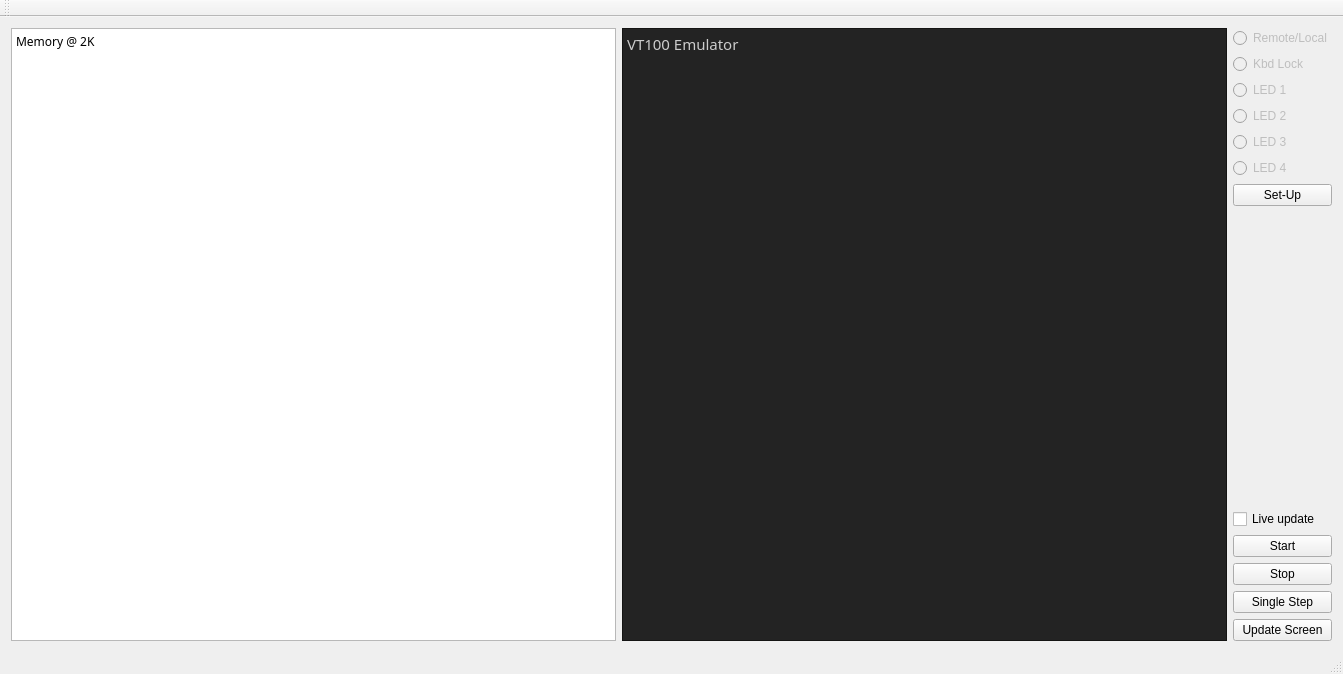
<?xml version="1.0" encoding="UTF-8"?>
<ui version="4.0">
 <class>MainWindow</class>
 <widget class="QMainWindow" name="MainWindow">
  <property name="geometry">
   <rect>
    <x>0</x>
    <y>0</y>
    <width>1343</width>
    <height>674</height>
   </rect>
  </property>
  <property name="windowTitle">
   <string>MainWindow</string>
  </property>
  <widget class="QWidget" name="centralWidget">
   <layout class="QHBoxLayout" name="horizontalLayout">
    <item>
     <widget class="QTextBrowser" name="memory">
      <property name="font">
       <font>
        <family>Droid Sans Mono</family>
       </font>
      </property>
      <property name="html">
       <string>&lt;!DOCTYPE HTML PUBLIC &quot;-//W3C//DTD HTML 4.0//EN&quot; &quot;http://www.w3.org/TR/REC-html40/strict.dtd&quot;&gt;
&lt;html&gt;&lt;head&gt;&lt;meta name=&quot;qrichtext&quot; content=&quot;1&quot; /&gt;&lt;style type=&quot;text/css&quot;&gt;
p, li { white-space: pre-wrap; }
&lt;/style&gt;&lt;/head&gt;&lt;body style=&quot; font-family:'Droid Sans Mono'; font-size:9pt; font-weight:400; font-style:normal;&quot;&gt;
&lt;p style=&quot; margin-top:0px; margin-bottom:0px; margin-left:0px; margin-right:0px; -qt-block-indent:0; text-indent:0px;&quot;&gt;Memory @ 2K&lt;/p&gt;&lt;/body&gt;&lt;/html&gt;</string>
      </property>
     </widget>
    </item>
    <item>
     <widget class="QTextBrowser" name="screen">
      <property name="palette">
       <palette>
        <active>
         <colorrole role="WindowText">
          <brush brushstyle="SolidPattern">
           <color alpha="255">
            <red>214</red>
            <green>214</green>
            <blue>214</blue>
           </color>
          </brush>
         </colorrole>
         <colorrole role="Text">
          <brush brushstyle="SolidPattern">
           <color alpha="255">
            <red>204</red>
            <green>204</green>
            <blue>204</blue>
           </color>
          </brush>
         </colorrole>
         <colorrole role="Base">
          <brush brushstyle="SolidPattern">
           <color alpha="255">
            <red>35</red>
            <green>35</green>
            <blue>35</blue>
           </color>
          </brush>
         </colorrole>
         <colorrole role="Window">
          <brush brushstyle="SolidPattern">
           <color alpha="255">
            <red>26</red>
            <green>26</green>
            <blue>25</blue>
           </color>
          </brush>
         </colorrole>
        </active>
        <inactive>
         <colorrole role="WindowText">
          <brush brushstyle="SolidPattern">
           <color alpha="255">
            <red>214</red>
            <green>214</green>
            <blue>214</blue>
           </color>
          </brush>
         </colorrole>
         <colorrole role="Text">
          <brush brushstyle="SolidPattern">
           <color alpha="255">
            <red>204</red>
            <green>204</green>
            <blue>204</blue>
           </color>
          </brush>
         </colorrole>
         <colorrole role="Base">
          <brush brushstyle="SolidPattern">
           <color alpha="255">
            <red>35</red>
            <green>35</green>
            <blue>35</blue>
           </color>
          </brush>
         </colorrole>
         <colorrole role="Window">
          <brush brushstyle="SolidPattern">
           <color alpha="255">
            <red>26</red>
            <green>26</green>
            <blue>25</blue>
           </color>
          </brush>
         </colorrole>
        </inactive>
        <disabled>
         <colorrole role="WindowText">
          <brush brushstyle="SolidPattern">
           <color alpha="255">
            <red>159</red>
            <green>158</green>
            <blue>158</blue>
           </color>
          </brush>
         </colorrole>
         <colorrole role="Text">
          <brush brushstyle="SolidPattern">
           <color alpha="255">
            <red>159</red>
            <green>158</green>
            <blue>158</blue>
           </color>
          </brush>
         </colorrole>
         <colorrole role="Base">
          <brush brushstyle="SolidPattern">
           <color alpha="255">
            <red>26</red>
            <green>26</green>
            <blue>25</blue>
           </color>
          </brush>
         </colorrole>
         <colorrole role="Window">
          <brush brushstyle="SolidPattern">
           <color alpha="255">
            <red>26</red>
            <green>26</green>
            <blue>25</blue>
           </color>
          </brush>
         </colorrole>
        </disabled>
       </palette>
      </property>
      <property name="font">
       <font>
        <family>Droid Sans Mono</family>
        <pointsize>8</pointsize>
       </font>
      </property>
      <property name="html">
       <string>&lt;!DOCTYPE HTML PUBLIC &quot;-//W3C//DTD HTML 4.0//EN&quot; &quot;http://www.w3.org/TR/REC-html40/strict.dtd&quot;&gt;
&lt;html&gt;&lt;head&gt;&lt;meta name=&quot;qrichtext&quot; content=&quot;1&quot; /&gt;&lt;style type=&quot;text/css&quot;&gt;
p, li { white-space: pre-wrap; }
&lt;/style&gt;&lt;/head&gt;&lt;body style=&quot; font-family:'Droid Sans Mono'; font-size:8pt; font-weight:400; font-style:normal;&quot;&gt;
&lt;p style=&quot; margin-top:0px; margin-bottom:0px; margin-left:0px; margin-right:0px; -qt-block-indent:0; text-indent:0px;&quot;&gt;&lt;span style=&quot; font-family:'DejaVu Sans Mono'; font-size:11pt;&quot;&gt;VT100 Emulator&lt;/span&gt;&lt;/p&gt;&lt;/body&gt;&lt;/html&gt;</string>
      </property>
     </widget>
    </item>
    <item>
     <layout class="QVBoxLayout" name="verticalLayout">
      <item>
       <widget class="QRadioButton" name="remoteLED">
        <property name="enabled">
         <bool>false</bool>
        </property>
        <property name="text">
         <string>Remote/Local</string>
        </property>
        <property name="checkable">
         <bool>true</bool>
        </property>
       </widget>
      </item>
      <item>
       <widget class="QRadioButton" name="kbdLockLED">
        <property name="enabled">
         <bool>false</bool>
        </property>
        <property name="text">
         <string>Kbd Lock</string>
        </property>
        <property name="checkable">
         <bool>true</bool>
        </property>
        <property name="autoExclusive">
         <bool>false</bool>
        </property>
       </widget>
      </item>
      <item>
       <widget class="QRadioButton" name="user1LED">
        <property name="enabled">
         <bool>false</bool>
        </property>
        <property name="text">
         <string>LED 1</string>
        </property>
        <property name="checkable">
         <bool>true</bool>
        </property>
        <property name="autoExclusive">
         <bool>false</bool>
        </property>
       </widget>
      </item>
      <item>
       <widget class="QRadioButton" name="user2LED">
        <property name="enabled">
         <bool>false</bool>
        </property>
        <property name="text">
         <string>LED 2</string>
        </property>
        <property name="checkable">
         <bool>true</bool>
        </property>
        <property name="autoExclusive">
         <bool>false</bool>
        </property>
       </widget>
      </item>
      <item>
       <widget class="QRadioButton" name="user3LED">
        <property name="enabled">
         <bool>false</bool>
        </property>
        <property name="text">
         <string>LED 3</string>
        </property>
        <property name="checkable">
         <bool>true</bool>
        </property>
        <property name="autoExclusive">
         <bool>false</bool>
        </property>
       </widget>
      </item>
      <item>
       <widget class="QRadioButton" name="user4LED">
        <property name="enabled">
         <bool>false</bool>
        </property>
        <property name="text">
         <string>LED 4</string>
        </property>
        <property name="checkable">
         <bool>true</bool>
        </property>
        <property name="autoExclusive">
         <bool>false</bool>
        </property>
       </widget>
      </item>
      <item>
       <widget class="QPushButton" name="setupButton">
        <property name="text">
         <string>Set-Up</string>
        </property>
       </widget>
      </item>
      <item>
       <spacer name="verticalSpacer">
        <property name="orientation">
         <enum>Qt::Vertical</enum>
        </property>
        <property name="sizeHint" stdset="0">
         <size>
          <width>20</width>
          <height>40</height>
         </size>
        </property>
       </spacer>
      </item>
      <item>
       <widget class="QCheckBox" name="liveCheckbox">
        <property name="text">
         <string>Live update</string>
        </property>
       </widget>
      </item>
      <item>
       <widget class="QPushButton" name="startButton">
        <property name="text">
         <string>Start</string>
        </property>
       </widget>
      </item>
      <item>
       <widget class="QPushButton" name="stopButton">
        <property name="text">
         <string>Stop</string>
        </property>
       </widget>
      </item>
      <item>
       <widget class="QPushButton" name="stepButton">
        <property name="text">
         <string>Single Step</string>
        </property>
       </widget>
      </item>
      <item>
       <widget class="QPushButton" name="updateButton">
        <property name="text">
         <string>Update Screen</string>
        </property>
       </widget>
      </item>
     </layout>
    </item>
   </layout>
  </widget>
  <widget class="QMenuBar" name="menuBar">
   <property name="geometry">
    <rect>
     <x>0</x>
     <y>0</y>
     <width>1343</width>
     <height>20</height>
    </rect>
   </property>
  </widget>
  <widget class="QToolBar" name="mainToolBar">
   <attribute name="toolBarArea">
    <enum>TopToolBarArea</enum>
   </attribute>
   <attribute name="toolBarBreak">
    <bool>false</bool>
   </attribute>
  </widget>
  <widget class="QStatusBar" name="statusBar"/>
 </widget>
 <layoutdefault spacing="6" margin="11"/>
 <resources/>
 <connections/>
</ui>
